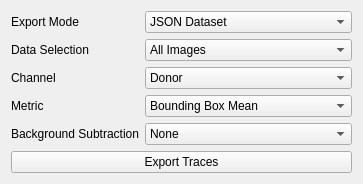
         <widget class="QWidget" name="tab_9">
          <attribute name="title">
           <string>Export Traces</string>
          </attribute>
          <layout class="QVBoxLayout" name="verticalLayout_12">
           <item>
            <layout class="QFormLayout" name="formLayout_13">
             <item row="0" column="0">
              <widget class="QLabel" name="label_36">
               <property name="text">
                <string>Export Mode</string>
               </property>
              </widget>
             </item>
             <item row="0" column="1">
              <widget class="QComboBox" name="traces_export_mode">
               <item>
                <property name="text">
                 <string>JSON Dataset</string>
                </property>
               </item>
               <item>
                <property name="text">
                 <string>Excel</string>
                </property>
               </item>
               <item>
                <property name="text">
                 <string>OriginLab</string>
                </property>
               </item>
               <item>
                <property name="text">
                 <string>Dat (.dat)</string>
                </property>
               </item>
               <item>
                <property name="text">
                 <string>Text (.txt)</string>
                </property>
               </item>
               <item>
                <property name="text">
                 <string>CSV (.csv)</string>
                </property>
               </item>
              </widget>
             </item>
             <item row="1" column="0">
              <widget class="QLabel" name="label_45">
               <property name="text">
                <string>Data Selection</string>
               </property>
              </widget>
             </item>
             <item row="1" column="1">
              <widget class="QComboBox" name="traces_export_dataset">
               <item>
                <property name="text">
                 <string>All Images</string>
                </property>
               </item>
              </widget>
             </item>
             <item row="2" column="0">
              <widget class="QLabel" name="label_63">
               <property name="text">
                <string>Channel</string>
               </property>
              </widget>
             </item>
             <item row="2" column="1">
              <widget class="QComboBox" name="traces_export_channel">
               <item>
                <property name="text">
                 <string>Donor</string>
                </property>
               </item>
               <item>
                <property name="text">
                 <string>Acceptor</string>
                </property>
               </item>
               <item>
                <property name="text">
                 <string>FRET Data</string>
                </property>
               </item>
               <item>
                <property name="text">
                 <string>FRET Efficiency</string>
                </property>
               </item>
               <item>
                <property name="text">
                 <string>FRET Data + FRET Efficiency</string>
                </property>
               </item>
               <item>
                <property name="text">
                 <string>ALEX Data</string>
                </property>
               </item>
               <item>
                <property name="text">
                 <string>ALEX Efficiency</string>
                </property>
               </item>
               <item>
                <property name="text">
                 <string>ALEX Data + ALEX Efficiency</string>
                </property>
               </item>
              </widget>
             </item>
             <item row="3" column="0">
              <widget class="QLabel" name="label_48">
               <property name="text">
                <string>Metric</string>
               </property>
              </widget>
             </item>
             <item row="3" column="1">
              <widget class="QComboBox" name="traces_export_metric">
               <item>
                <property name="text">
                 <string>Bounding Box Mean</string>
                </property>
               </item>
               <item>
                <property name="text">
                 <string>Bouding Box Standard Deviation</string>
                </property>
               </item>
               <item>
                <property name="text">
                 <string>Bounding Box Sum</string>
                </property>
               </item>
              </widget>
             </item>
             <item row="4" column="0">
              <widget class="QLabel" name="label_59">
               <property name="text">
                <string>Background Subtraction</string>
               </property>
              </widget>
             </item>
             <item row="4" column="1">
              <widget class="QComboBox" name="traces_export_background">
               <item>
                <property name="text">
                 <string>None</string>
                </property>
               </item>
               <item>
                <property name="text">
                 <string>Mask (Local Background)</string>
                </property>
               </item>
               <item>
                <property name="text">
                 <string>Mask (Global Background)</string>
                </property>
               </item>
              </widget>
             </item>
            </layout>
           </item>
           <item>
            <widget class="QPushButton" name="pixseq_export_traces">
             <property name="text">
              <string>Export Traces</string>
             </property>
            </widget>
           </item>
          </layout>
         </widget>
